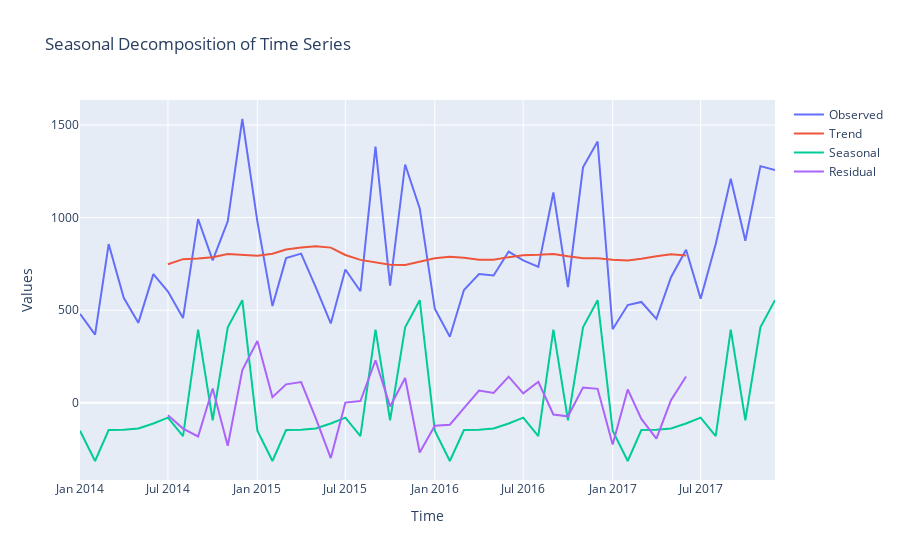

Notebook source saved alongside this figure:
### Markdown cell above
# Interactive Chart

### Code cell
import statsmodels.api as sm
import plotly.graph_objects as go

# Assuming you have defined the 'y' time series already
# y = furniture['Sales'].resample('MS').mean()

# Perform seasonal decomposition
decomposition = sm.tsa.seasonal_decompose(y, model='additive')

# Create an interactive plot using plotly
fig = go.Figure()

# Plot the observed data
fig.add_trace(go.Scatter(x=y.index, y=y, mode='lines', name='Observed'))

# Plot the trend component
fig.add_trace(go.Scatter(x=y.index, y=decomposition.trend, mode='lines', name='Trend'))

# Plot the seasonal component
fig.add_trace(go.Scatter(x=y.index, y=decomposition.seasonal, mode='lines', name='Seasonal'))

# Plot the residual component
fig.add_trace(go.Scatter(x=y.index, y=decomposition.resid, mode='lines', name='Residual'))

# Add a title and axis labels
fig.update_layout(title='Seasonal Decomposition of Time Series', xaxis_title='Time', yaxis_title='Values')

# Show the interactive plot
fig.show()
